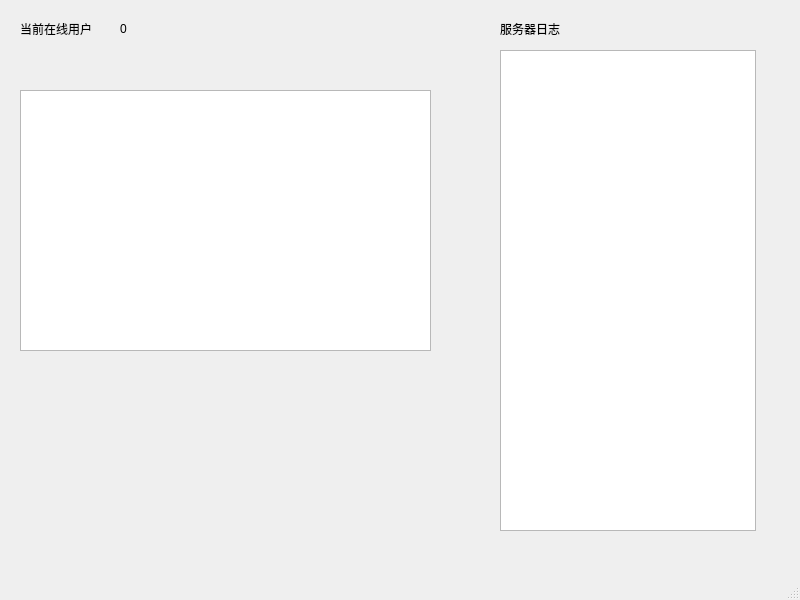
<?xml version="1.0" encoding="UTF-8"?>
<ui version="4.0">
 <class>MainWindow</class>
 <widget class="QMainWindow" name="MainWindow">
  <property name="geometry">
   <rect>
    <x>0</x>
    <y>0</y>
    <width>800</width>
    <height>600</height>
   </rect>
  </property>
  <property name="windowTitle">
   <string>MainWindow</string>
  </property>
  <widget class="QWidget" name="centralwidget">
   <widget class="QLabel" name="logLabel">
    <property name="geometry">
     <rect>
      <x>500</x>
      <y>20</y>
      <width>131</width>
      <height>17</height>
     </rect>
    </property>
    <property name="text">
     <string>服务器日志</string>
    </property>
   </widget>
   <widget class="QTextBrowser" name="logBrowser">
    <property name="geometry">
     <rect>
      <x>500</x>
      <y>50</y>
      <width>256</width>
      <height>481</height>
     </rect>
    </property>
   </widget>
   <widget class="QLabel" name="clientLabel">
    <property name="geometry">
     <rect>
      <x>20</x>
      <y>20</y>
      <width>101</width>
      <height>17</height>
     </rect>
    </property>
    <property name="text">
     <string>当前在线用户</string>
    </property>
   </widget>
   <widget class="QLabel" name="clientCountLabel">
    <property name="geometry">
     <rect>
      <x>120</x>
      <y>20</y>
      <width>67</width>
      <height>17</height>
     </rect>
    </property>
    <property name="text">
     <string>0</string>
    </property>
   </widget>
   <widget class="QTableWidget" name="tableWidget">
    <property name="geometry">
     <rect>
      <x>20</x>
      <y>90</y>
      <width>411</width>
      <height>261</height>
     </rect>
    </property>
   </widget>
  </widget>
  <widget class="QStatusBar" name="statusbar"/>
  <widget class="QMenuBar" name="menubar">
   <property name="geometry">
    <rect>
     <x>0</x>
     <y>0</y>
     <width>800</width>
     <height>28</height>
    </rect>
   </property>
  </widget>
 </widget>
 <resources/>
 <connections/>
</ui>
